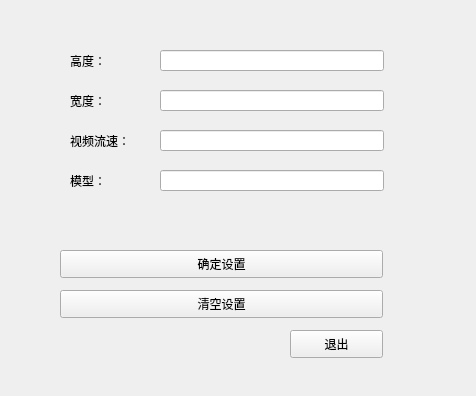
<?xml version="1.0" encoding="UTF-8"?>
<ui version="4.0">
 <class>Settings</class>
 <widget class="QMainWindow" name="Settings">
  <property name="geometry">
   <rect>
    <x>0</x>
    <y>0</y>
    <width>476</width>
    <height>396</height>
   </rect>
  </property>
  <property name="windowTitle">
   <string>设置</string>
  </property>
  <property name="windowIcon">
   <iconset>
    <normaloff>Icons/set.png</normaloff>Icons/set.png</iconset>
  </property>
  <widget class="QPushButton" name="cancel">
   <property name="geometry">
    <rect>
     <x>290</x>
     <y>330</y>
     <width>93</width>
     <height>28</height>
    </rect>
   </property>
   <property name="text">
    <string>退出</string>
   </property>
  </widget>
  <widget class="QPushButton" name="clearall">
   <property name="geometry">
    <rect>
     <x>60</x>
     <y>290</y>
     <width>323</width>
     <height>28</height>
    </rect>
   </property>
   <property name="text">
    <string>清空设置</string>
   </property>
  </widget>
  <widget class="QPushButton" name="setok">
   <property name="geometry">
    <rect>
     <x>60</x>
     <y>250</y>
     <width>323</width>
     <height>28</height>
    </rect>
   </property>
   <property name="text">
    <string>确定设置</string>
   </property>
  </widget>
  <widget class="QLabel" name="label">
   <property name="geometry">
    <rect>
     <x>70</x>
     <y>50</y>
     <width>76</width>
     <height>21</height>
    </rect>
   </property>
   <property name="text">
    <string>高度：</string>
   </property>
  </widget>
  <widget class="QLabel" name="label_2">
   <property name="geometry">
    <rect>
     <x>70</x>
     <y>90</y>
     <width>76</width>
     <height>21</height>
    </rect>
   </property>
   <property name="text">
    <string>宽度：</string>
   </property>
  </widget>
  <widget class="QLabel" name="label_3">
   <property name="geometry">
    <rect>
     <x>70</x>
     <y>130</y>
     <width>76</width>
     <height>21</height>
    </rect>
   </property>
   <property name="text">
    <string>视频流速：</string>
   </property>
  </widget>
  <widget class="QLabel" name="label_4">
   <property name="geometry">
    <rect>
     <x>70</x>
     <y>170</y>
     <width>76</width>
     <height>21</height>
    </rect>
   </property>
   <property name="text">
    <string>模型：</string>
   </property>
  </widget>
  <widget class="QLineEdit" name="hight">
   <property name="geometry">
    <rect>
     <x>160</x>
     <y>50</y>
     <width>224</width>
     <height>21</height>
    </rect>
   </property>
  </widget>
  <widget class="QLineEdit" name="wid">
   <property name="geometry">
    <rect>
     <x>160</x>
     <y>90</y>
     <width>224</width>
     <height>21</height>
    </rect>
   </property>
  </widget>
  <widget class="QLineEdit" name="rate_video">
   <property name="geometry">
    <rect>
     <x>160</x>
     <y>130</y>
     <width>224</width>
     <height>21</height>
    </rect>
   </property>
  </widget>
  <widget class="QLineEdit" name="model">
   <property name="geometry">
    <rect>
     <x>160</x>
     <y>170</y>
     <width>224</width>
     <height>21</height>
    </rect>
   </property>
  </widget>
 </widget>
 <resources/>
 <connections/>
</ui>
